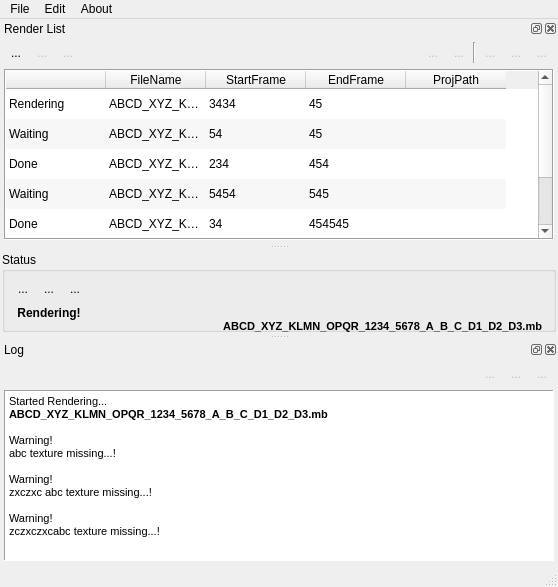
<?xml version="1.0" encoding="UTF-8"?>
<ui version="4.0">
 <class>MainWindow</class>
 <widget class="QMainWindow" name="MainWindow">
  <property name="geometry">
   <rect>
    <x>0</x>
    <y>0</y>
    <width>558</width>
    <height>587</height>
   </rect>
  </property>
  <property name="windowTitle">
   <string>lra</string>
  </property>
  <property name="dockOptions">
   <set>QMainWindow::AllowNestedDocks|QMainWindow::AllowTabbedDocks|QMainWindow::AnimatedDocks|QMainWindow::VerticalTabs</set>
  </property>
  <widget class="QWidget" name="centralwidget">
   <layout class="QGridLayout" name="gridLayout">
    <property name="margin">
     <number>2</number>
    </property>
    <property name="spacing">
     <number>2</number>
    </property>
    <item row="1" column="0">
     <widget class="QGroupBox" name="groupBox">
      <property name="minimumSize">
       <size>
        <width>0</width>
        <height>80</height>
       </size>
      </property>
      <property name="title">
       <string>Status</string>
      </property>
      <layout class="QGridLayout" name="gridLayout_12">
       <property name="margin">
        <number>2</number>
       </property>
       <property name="spacing">
        <number>2</number>
       </property>
       <item row="0" column="0">
        <widget class="QFrame" name="frame_8">
         <property name="minimumSize">
          <size>
           <width>0</width>
           <height>80</height>
          </size>
         </property>
         <property name="frameShape">
          <enum>QFrame::NoFrame</enum>
         </property>
         <property name="frameShadow">
          <enum>QFrame::Raised</enum>
         </property>
         <layout class="QGridLayout" name="gridLayout_11">
          <property name="margin">
           <number>2</number>
          </property>
          <property name="spacing">
           <number>2</number>
          </property>
          <item row="0" column="0">
           <widget class="QFrame" name="frame_5">
            <property name="frameShape">
             <enum>QFrame::NoFrame</enum>
            </property>
            <property name="frameShadow">
             <enum>QFrame::Raised</enum>
            </property>
            <layout class="QGridLayout" name="gridLayout_8">
             <property name="margin">
              <number>2</number>
             </property>
             <property name="spacing">
              <number>2</number>
             </property>
             <item row="0" column="0">
              <widget class="QToolButton" name="toolButton_4">
               <property name="enabled">
                <bool>true</bool>
               </property>
               <property name="text">
                <string>...</string>
               </property>
               <property name="icon">
                <iconset resource="../res/imgs.qrc">
                 <normaloff>:/ic0416/icons/04/16/01.png</normaloff>:/ic0416/icons/04/16/01.png</iconset>
               </property>
               <property name="autoRaise">
                <bool>true</bool>
               </property>
              </widget>
             </item>
             <item row="0" column="2">
              <widget class="QToolButton" name="toolButton_5">
               <property name="text">
                <string>...</string>
               </property>
               <property name="icon">
                <iconset resource="../res/imgs.qrc">
                 <normaloff>:/ic0416/icons/04/16/02.png</normaloff>:/ic0416/icons/04/16/02.png</iconset>
               </property>
               <property name="autoRaise">
                <bool>true</bool>
               </property>
              </widget>
             </item>
             <item row="0" column="1">
              <widget class="QToolButton" name="toolButton_6">
               <property name="enabled">
                <bool>true</bool>
               </property>
               <property name="text">
                <string>...</string>
               </property>
               <property name="icon">
                <iconset resource="../res/imgs.qrc">
                 <normaloff>:/ic0416/icons/04/16/06.png</normaloff>:/ic0416/icons/04/16/06.png</iconset>
               </property>
               <property name="autoRaise">
                <bool>true</bool>
               </property>
              </widget>
             </item>
            </layout>
           </widget>
          </item>
          <item row="1" column="0">
           <widget class="QFrame" name="frame_6">
            <property name="frameShape">
             <enum>QFrame::NoFrame</enum>
            </property>
            <property name="frameShadow">
             <enum>QFrame::Raised</enum>
            </property>
            <layout class="QGridLayout" name="gridLayout_10">
             <property name="margin">
              <number>2</number>
             </property>
             <property name="spacing">
              <number>2</number>
             </property>
             <item row="0" column="0">
              <widget class="QLabel" name="label">
               <property name="font">
                <font>
                 <weight>75</weight>
                 <bold>true</bold>
                </font>
               </property>
               <property name="text">
                <string>Rendering!</string>
               </property>
               <property name="alignment">
                <set>Qt::AlignCenter</set>
               </property>
              </widget>
             </item>
            </layout>
           </widget>
          </item>
          <item row="2" column="0">
           <spacer name="verticalSpacer_2">
            <property name="orientation">
             <enum>Qt::Vertical</enum>
            </property>
            <property name="sizeHint" stdset="0">
             <size>
              <width>20</width>
              <height>40</height>
             </size>
            </property>
           </spacer>
          </item>
          <item row="1" column="1">
           <spacer name="horizontalSpacer_3">
            <property name="orientation">
             <enum>Qt::Horizontal</enum>
            </property>
            <property name="sizeHint" stdset="0">
             <size>
              <width>40</width>
              <height>20</height>
             </size>
            </property>
           </spacer>
          </item>
         </layout>
        </widget>
       </item>
       <item row="0" column="1">
        <widget class="QFrame" name="frame_7">
         <property name="minimumSize">
          <size>
           <width>0</width>
           <height>80</height>
          </size>
         </property>
         <property name="frameShape">
          <enum>QFrame::NoFrame</enum>
         </property>
         <property name="frameShadow">
          <enum>QFrame::Raised</enum>
         </property>
         <layout class="QGridLayout" name="gridLayout_9">
          <property name="leftMargin">
           <number>2</number>
          </property>
          <property name="topMargin">
           <number>2</number>
          </property>
          <property name="bottomMargin">
           <number>2</number>
          </property>
          <property name="spacing">
           <number>2</number>
          </property>
          <item row="1" column="0">
           <widget class="QLabel" name="label_2">
            <property name="minimumSize">
             <size>
              <width>0</width>
              <height>50</height>
             </size>
            </property>
            <property name="text">
             <string>&lt;!DOCTYPE HTML PUBLIC &quot;-//W3C//DTD HTML 4.0//EN&quot; &quot;http://www.w3.org/TR/REC-html40/strict.dtd&quot;&gt;
&lt;html&gt;&lt;head&gt;&lt;meta name=&quot;qrichtext&quot; content=&quot;1&quot; /&gt;&lt;style type=&quot;text/css&quot;&gt;
p, li { white-space: pre-wrap; }
&lt;/style&gt;&lt;/head&gt;&lt;body style=&quot; font-family:'MS Shell Dlg 2'; font-size:8.25pt; font-weight:400; font-style:normal;&quot;&gt;
&lt;p style=&quot; margin-top:0px; margin-bottom:0px; margin-left:0px; margin-right:0px; -qt-block-indent:0; text-indent:0px;&quot;&gt;&lt;span style=&quot; font-size:8pt; font-weight:600;&quot;&gt;ABCD_XYZ_KLMN_OPQR_1234_5678_A_B_C_D1_D2_D3.mb&lt;/span&gt;&lt;/p&gt;&lt;/body&gt;&lt;/html&gt;</string>
            </property>
            <property name="alignment">
             <set>Qt::AlignRight|Qt::AlignTrailing|Qt::AlignVCenter</set>
            </property>
           </widget>
          </item>
          <item row="0" column="0">
           <spacer name="verticalSpacer">
            <property name="orientation">
             <enum>Qt::Vertical</enum>
            </property>
            <property name="sizeHint" stdset="0">
             <size>
              <width>20</width>
              <height>40</height>
             </size>
            </property>
           </spacer>
          </item>
         </layout>
        </widget>
       </item>
      </layout>
     </widget>
    </item>
   </layout>
  </widget>
  <widget class="QMenuBar" name="menubar">
   <property name="geometry">
    <rect>
     <x>0</x>
     <y>0</y>
     <width>558</width>
     <height>18</height>
    </rect>
   </property>
   <widget class="QMenu" name="menuFile">
    <property name="title">
     <string>File</string>
    </property>
    <addaction name="actionNew_list"/>
    <addaction name="actionSave_list"/>
    <addaction name="actionLoad_list"/>
    <addaction name="separator"/>
    <addaction name="actionQuit"/>
   </widget>
   <widget class="QMenu" name="menuEdit">
    <property name="title">
     <string>Edit</string>
    </property>
    <addaction name="actionCut"/>
    <addaction name="actionCopy"/>
    <addaction name="actionPaste"/>
    <addaction name="separator"/>
    <addaction name="actionSelect_All"/>
    <addaction name="actionSelect_None"/>
   </widget>
   <widget class="QMenu" name="menuAbout">
    <property name="title">
     <string>About</string>
    </property>
    <addaction name="actionAbout_lra"/>
    <addaction name="actionAbout_PyQt"/>
    <addaction name="actionAbout_Python"/>
   </widget>
   <addaction name="menuFile"/>
   <addaction name="menuEdit"/>
   <addaction name="menuAbout"/>
  </widget>
  <widget class="QStatusBar" name="statusbar"/>
  <widget class="QDockWidget" name="dockWidget">
   <property name="floating">
    <bool>false</bool>
   </property>
   <property name="windowTitle">
    <string>Render List</string>
   </property>
   <attribute name="dockWidgetArea">
    <number>4</number>
   </attribute>
   <widget class="QWidget" name="dockWidgetContents">
    <layout class="QGridLayout" name="gridLayout_4">
     <property name="margin">
      <number>2</number>
     </property>
     <property name="spacing">
      <number>2</number>
     </property>
     <item row="0" column="0">
      <widget class="QFrame" name="frame">
       <property name="frameShape">
        <enum>QFrame::NoFrame</enum>
       </property>
       <property name="frameShadow">
        <enum>QFrame::Plain</enum>
       </property>
       <layout class="QGridLayout" name="gridLayout_3" rowstretch="0">
        <property name="margin">
         <number>2</number>
        </property>
        <property name="spacing">
         <number>2</number>
        </property>
        <item row="0" column="5">
         <widget class="QToolButton" name="toolButton_2">
          <property name="enabled">
           <bool>false</bool>
          </property>
          <property name="text">
           <string>...</string>
          </property>
          <property name="icon">
           <iconset resource="../res/imgs.qrc">
            <normaloff>:/ic0316/icons/03/16/41.png</normaloff>:/ic0316/icons/03/16/41.png</iconset>
          </property>
          <property name="autoRaise">
           <bool>true</bool>
          </property>
         </widget>
        </item>
        <item row="0" column="4">
         <widget class="QToolButton" name="toolButton">
          <property name="text">
           <string>...</string>
          </property>
          <property name="icon">
           <iconset resource="../res/imgs.qrc">
            <normaloff>:/ic0316/icons/03/16/31.png</normaloff>:/ic0316/icons/03/16/31.png</iconset>
          </property>
          <property name="autoRaise">
           <bool>true</bool>
          </property>
         </widget>
        </item>
        <item row="0" column="6">
         <widget class="QToolButton" name="toolButton_8">
          <property name="enabled">
           <bool>false</bool>
          </property>
          <property name="text">
           <string>...</string>
          </property>
          <property name="icon">
           <iconset resource="../res/imgs.qrc">
            <normaloff>:/ic0316/icons/03/16/42.png</normaloff>:/ic0316/icons/03/16/42.png</iconset>
          </property>
          <property name="autoRaise">
           <bool>true</bool>
          </property>
         </widget>
        </item>
        <item row="0" column="10">
         <spacer name="horizontalSpacer">
          <property name="orientation">
           <enum>Qt::Horizontal</enum>
          </property>
          <property name="sizeHint" stdset="0">
           <size>
            <width>194</width>
            <height>20</height>
           </size>
          </property>
         </spacer>
        </item>
        <item row="0" column="12">
         <widget class="QToolButton" name="toolButton_3">
          <property name="enabled">
           <bool>false</bool>
          </property>
          <property name="text">
           <string>...</string>
          </property>
          <property name="icon">
           <iconset resource="../res/imgs.qrc">
            <normaloff>:/ic0316/icons/03/16/30.png</normaloff>:/ic0316/icons/03/16/30.png</iconset>
          </property>
          <property name="autoRaise">
           <bool>true</bool>
          </property>
         </widget>
        </item>
        <item row="0" column="11">
         <widget class="QToolButton" name="toolButton_7">
          <property name="enabled">
           <bool>false</bool>
          </property>
          <property name="text">
           <string>...</string>
          </property>
          <property name="icon">
           <iconset resource="../res/imgs.qrc">
            <normaloff>:/ic0316/icons/03/16/29.png</normaloff>:/ic0316/icons/03/16/29.png</iconset>
          </property>
          <property name="autoRaise">
           <bool>true</bool>
          </property>
         </widget>
        </item>
        <item row="0" column="16">
         <widget class="QToolButton" name="toolButton_9">
          <property name="enabled">
           <bool>false</bool>
          </property>
          <property name="text">
           <string>...</string>
          </property>
          <property name="icon">
           <iconset resource="../res/imgs.qrc">
            <normaloff>:/ic0116/icons/01/16/46.png</normaloff>:/ic0116/icons/01/16/46.png</iconset>
          </property>
          <property name="autoRaise">
           <bool>true</bool>
          </property>
         </widget>
        </item>
        <item row="0" column="15">
         <widget class="QToolButton" name="toolButton_10">
          <property name="enabled">
           <bool>false</bool>
          </property>
          <property name="text">
           <string>...</string>
          </property>
          <property name="icon">
           <iconset resource="../res/imgs.qrc">
            <normaloff>:/ic0216/icons/02/16/45.png</normaloff>:/ic0216/icons/02/16/45.png</iconset>
          </property>
          <property name="autoRaise">
           <bool>true</bool>
          </property>
         </widget>
        </item>
        <item row="0" column="13">
         <widget class="Line" name="line">
          <property name="orientation">
           <enum>Qt::Vertical</enum>
          </property>
         </widget>
        </item>
        <item row="0" column="14">
         <widget class="QToolButton" name="toolButton_11">
          <property name="enabled">
           <bool>false</bool>
          </property>
          <property name="text">
           <string>...</string>
          </property>
          <property name="icon">
           <iconset resource="../res/imgs.qrc">
            <normaloff>:/ic0116/icons/01/16/21.png</normaloff>:/ic0116/icons/01/16/21.png</iconset>
          </property>
          <property name="autoRaise">
           <bool>true</bool>
          </property>
         </widget>
        </item>
       </layout>
      </widget>
     </item>
     <item row="1" column="0">
      <widget class="QFrame" name="frame_2">
       <property name="frameShape">
        <enum>QFrame::NoFrame</enum>
       </property>
       <property name="frameShadow">
        <enum>QFrame::Plain</enum>
       </property>
       <layout class="QGridLayout" name="gridLayout_2">
        <property name="margin">
         <number>2</number>
        </property>
        <property name="spacing">
         <number>2</number>
        </property>
        <item row="0" column="0">
         <widget class="QTableWidget" name="tableWidget">
          <property name="frameShape">
           <enum>QFrame::Box</enum>
          </property>
          <property name="alternatingRowColors">
           <bool>true</bool>
          </property>
          <property name="selectionBehavior">
           <enum>QAbstractItemView::SelectRows</enum>
          </property>
          <property name="showGrid">
           <bool>false</bool>
          </property>
          <property name="sortingEnabled">
           <bool>true</bool>
          </property>
          <attribute name="verticalHeaderVisible">
           <bool>false</bool>
          </attribute>
          <row>
           <property name="text">
            <string>New Row</string>
           </property>
          </row>
          <row>
           <property name="text">
            <string>New Row</string>
           </property>
          </row>
          <row>
           <property name="text">
            <string>New Row</string>
           </property>
          </row>
          <row>
           <property name="text">
            <string>New Row</string>
           </property>
          </row>
          <row>
           <property name="text">
            <string>New Row</string>
           </property>
          </row>
          <row>
           <property name="text">
            <string>New Row</string>
           </property>
          </row>
          <column>
           <property name="text">
            <string/>
           </property>
          </column>
          <column>
           <property name="text">
            <string>FileName</string>
           </property>
          </column>
          <column>
           <property name="text">
            <string>StartFrame</string>
           </property>
          </column>
          <column>
           <property name="text">
            <string>EndFrame</string>
           </property>
          </column>
          <column>
           <property name="text">
            <string>ProjPath</string>
           </property>
          </column>
          <item row="0" column="0">
           <property name="text">
            <string>Rendering</string>
           </property>
           <property name="icon">
            <iconset resource="../res/imgs.qrc">
             <normaloff>:/ic0316/icons/03/16/31.png</normaloff>:/ic0316/icons/03/16/31.png</iconset>
           </property>
          </item>
          <item row="0" column="1">
           <property name="text">
            <string>ABCD_XYZ_KLMN_OPQR_1234_5678_A_B_C_D1_D2_D3.mb</string>
           </property>
          </item>
          <item row="0" column="2">
           <property name="text">
            <string>3434</string>
           </property>
          </item>
          <item row="0" column="3">
           <property name="text">
            <string>45</string>
           </property>
          </item>
          <item row="1" column="0">
           <property name="text">
            <string>Waiting</string>
           </property>
           <property name="icon">
            <iconset resource="../res/imgs.qrc">
             <normaloff>:/ic0216/icons/02/16/37.png</normaloff>:/ic0216/icons/02/16/37.png</iconset>
           </property>
          </item>
          <item row="1" column="1">
           <property name="text">
            <string>ABCD_XYZ_KLMN_OPQR_1234_5678_A_B_C_D1_D2_D3.mb</string>
           </property>
          </item>
          <item row="1" column="2">
           <property name="text">
            <string>54</string>
           </property>
          </item>
          <item row="1" column="3">
           <property name="text">
            <string>45</string>
           </property>
          </item>
          <item row="2" column="0">
           <property name="text">
            <string>Done</string>
           </property>
           <property name="icon">
            <iconset resource="../res/imgs.qrc">
             <normaloff>:/ic0316/icons/03/16/02.png</normaloff>:/ic0316/icons/03/16/02.png</iconset>
           </property>
          </item>
          <item row="2" column="1">
           <property name="text">
            <string>ABCD_XYZ_KLMN_OPQR_1234_5678_A_B_C_D1_D2_D3.mb</string>
           </property>
          </item>
          <item row="2" column="2">
           <property name="text">
            <string>234</string>
           </property>
          </item>
          <item row="2" column="3">
           <property name="text">
            <string>454</string>
           </property>
          </item>
          <item row="3" column="0">
           <property name="text">
            <string>Waiting</string>
           </property>
           <property name="icon">
            <iconset resource="../res/imgs.qrc">
             <normaloff>:/ic0216/icons/02/16/37.png</normaloff>:/ic0216/icons/02/16/37.png</iconset>
           </property>
          </item>
          <item row="3" column="1">
           <property name="text">
            <string>ABCD_XYZ_KLMN_OPQR_1234_5678_A_B_C_D1_D2_D3.mb</string>
           </property>
          </item>
          <item row="3" column="2">
           <property name="text">
            <string>5454</string>
           </property>
          </item>
          <item row="3" column="3">
           <property name="text">
            <string>545</string>
           </property>
          </item>
          <item row="4" column="0">
           <property name="text">
            <string>Done</string>
           </property>
           <property name="icon">
            <iconset resource="../res/imgs.qrc">
             <normaloff>:/ic0316/icons/03/16/02.png</normaloff>:/ic0316/icons/03/16/02.png</iconset>
           </property>
          </item>
          <item row="4" column="1">
           <property name="text">
            <string>ABCD_XYZ_KLMN_OPQR_1234_5678_A_B_C_D1_D2_D3.mb</string>
           </property>
          </item>
          <item row="4" column="2">
           <property name="text">
            <string>34</string>
           </property>
          </item>
          <item row="4" column="3">
           <property name="text">
            <string>454545</string>
           </property>
          </item>
          <item row="5" column="0">
           <property name="text">
            <string>Waiting</string>
           </property>
           <property name="icon">
            <iconset resource="../res/imgs.qrc">
             <normaloff>:/ic0216/icons/02/16/37.png</normaloff>:/ic0216/icons/02/16/37.png</iconset>
           </property>
          </item>
          <item row="5" column="1">
           <property name="text">
            <string>ABCD_XYZ_KLMN_OPQR_1234_5678_A_B_C_D1_D2_D3.mb</string>
           </property>
          </item>
          <item row="5" column="2">
           <property name="text">
            <string>5454</string>
           </property>
          </item>
          <item row="5" column="3">
           <property name="text">
            <string>54</string>
           </property>
          </item>
         </widget>
        </item>
       </layout>
      </widget>
     </item>
    </layout>
   </widget>
  </widget>
  <widget class="QDockWidget" name="dockWidget_2">
   <property name="features">
    <set>QDockWidget::AllDockWidgetFeatures</set>
   </property>
   <property name="allowedAreas">
    <set>Qt::AllDockWidgetAreas</set>
   </property>
   <property name="windowTitle">
    <string>Log</string>
   </property>
   <attribute name="dockWidgetArea">
    <number>8</number>
   </attribute>
   <widget class="QWidget" name="dockWidgetContents_2">
    <layout class="QGridLayout" name="gridLayout_7">
     <property name="margin">
      <number>2</number>
     </property>
     <property name="spacing">
      <number>2</number>
     </property>
     <item row="0" column="0">
      <widget class="QFrame" name="frame_3">
       <property name="frameShape">
        <enum>QFrame::NoFrame</enum>
       </property>
       <property name="frameShadow">
        <enum>QFrame::Plain</enum>
       </property>
       <layout class="QGridLayout" name="gridLayout_5">
        <property name="margin">
         <number>2</number>
        </property>
        <property name="spacing">
         <number>2</number>
        </property>
        <item row="0" column="1">
         <spacer name="horizontalSpacer_2">
          <property name="orientation">
           <enum>Qt::Horizontal</enum>
          </property>
          <property name="sizeHint" stdset="0">
           <size>
            <width>40</width>
            <height>20</height>
           </size>
          </property>
         </spacer>
        </item>
        <item row="0" column="4">
         <widget class="QToolButton" name="toolButton_12">
          <property name="enabled">
           <bool>false</bool>
          </property>
          <property name="text">
           <string>...</string>
          </property>
          <property name="icon">
           <iconset resource="../res/imgs.qrc">
            <normaloff>:/ic0116/icons/01/16/46.png</normaloff>:/ic0116/icons/01/16/46.png</iconset>
          </property>
          <property name="autoRaise">
           <bool>true</bool>
          </property>
         </widget>
        </item>
        <item row="0" column="3">
         <widget class="QToolButton" name="toolButton_13">
          <property name="enabled">
           <bool>false</bool>
          </property>
          <property name="text">
           <string>...</string>
          </property>
          <property name="icon">
           <iconset resource="../res/imgs.qrc">
            <normaloff>:/ic0116/icons/01/16/21.png</normaloff>:/ic0116/icons/01/16/21.png</iconset>
          </property>
          <property name="autoRaise">
           <bool>true</bool>
          </property>
         </widget>
        </item>
        <item row="0" column="2">
         <widget class="QToolButton" name="toolButton_14">
          <property name="enabled">
           <bool>false</bool>
          </property>
          <property name="text">
           <string>...</string>
          </property>
          <property name="icon">
           <iconset resource="../res/imgs.qrc">
            <normaloff>:/ic0216/icons/02/16/45.png</normaloff>:/ic0216/icons/02/16/45.png</iconset>
          </property>
          <property name="autoRaise">
           <bool>true</bool>
          </property>
         </widget>
        </item>
       </layout>
      </widget>
     </item>
     <item row="1" column="0">
      <widget class="QFrame" name="frame_4">
       <property name="frameShape">
        <enum>QFrame::NoFrame</enum>
       </property>
       <property name="frameShadow">
        <enum>QFrame::Plain</enum>
       </property>
       <layout class="QGridLayout" name="gridLayout_6">
        <property name="margin">
         <number>2</number>
        </property>
        <property name="spacing">
         <number>2</number>
        </property>
        <item row="0" column="0">
         <widget class="QTextBrowser" name="textBrowser">
          <property name="frameShape">
           <enum>QFrame::Panel</enum>
          </property>
          <property name="html">
           <string>&lt;!DOCTYPE HTML PUBLIC &quot;-//W3C//DTD HTML 4.0//EN&quot; &quot;http://www.w3.org/TR/REC-html40/strict.dtd&quot;&gt;
&lt;html&gt;&lt;head&gt;&lt;meta name=&quot;qrichtext&quot; content=&quot;1&quot; /&gt;&lt;style type=&quot;text/css&quot;&gt;
p, li { white-space: pre-wrap; }
&lt;/style&gt;&lt;/head&gt;&lt;body style=&quot; font-family:'MS Shell Dlg 2'; font-size:8.25pt; font-weight:400; font-style:normal;&quot;&gt;
&lt;p style=&quot; margin-top:0px; margin-bottom:0px; margin-left:0px; margin-right:0px; -qt-block-indent:0; text-indent:0px;&quot;&gt;&lt;span style=&quot; font-size:8pt;&quot;&gt;Started Rendering...&lt;/span&gt;&lt;/p&gt;
&lt;p style=&quot; margin-top:0px; margin-bottom:0px; margin-left:0px; margin-right:0px; -qt-block-indent:0; text-indent:0px;&quot;&gt;&lt;span style=&quot; font-size:8pt; font-weight:600;&quot;&gt;ABCD_XYZ_KLMN_OPQR_1234_5678_A_B_C_D1_D2_D3.mb&lt;/span&gt;&lt;/p&gt;
&lt;p style=&quot;-qt-paragraph-type:empty; margin-top:0px; margin-bottom:0px; margin-left:0px; margin-right:0px; -qt-block-indent:0; text-indent:0px; font-size:8pt; font-weight:600;&quot;&gt;&lt;/p&gt;
&lt;p style=&quot; margin-top:0px; margin-bottom:0px; margin-left:0px; margin-right:0px; -qt-block-indent:0; text-indent:0px;&quot;&gt;&lt;span style=&quot; font-size:8pt;&quot;&gt;Warning!&lt;/span&gt;&lt;/p&gt;
&lt;p style=&quot; margin-top:0px; margin-bottom:0px; margin-left:0px; margin-right:0px; -qt-block-indent:0; text-indent:0px;&quot;&gt;&lt;span style=&quot; font-size:8pt;&quot;&gt;abc texture missing...!&lt;/span&gt;&lt;/p&gt;
&lt;p style=&quot;-qt-paragraph-type:empty; margin-top:0px; margin-bottom:0px; margin-left:0px; margin-right:0px; -qt-block-indent:0; text-indent:0px; font-size:8pt;&quot;&gt;&lt;/p&gt;
&lt;p style=&quot; margin-top:0px; margin-bottom:0px; margin-left:0px; margin-right:0px; -qt-block-indent:0; text-indent:0px;&quot;&gt;&lt;span style=&quot; font-size:8pt;&quot;&gt;Warning!&lt;/span&gt;&lt;/p&gt;
&lt;p style=&quot; margin-top:0px; margin-bottom:0px; margin-left:0px; margin-right:0px; -qt-block-indent:0; text-indent:0px;&quot;&gt;&lt;span style=&quot; font-size:8pt;&quot;&gt;zxczxc abc texture missing...!&lt;/span&gt;&lt;/p&gt;
&lt;p style=&quot;-qt-paragraph-type:empty; margin-top:0px; margin-bottom:0px; margin-left:0px; margin-right:0px; -qt-block-indent:0; text-indent:0px; font-size:8pt;&quot;&gt;&lt;/p&gt;
&lt;p style=&quot; margin-top:0px; margin-bottom:0px; margin-left:0px; margin-right:0px; -qt-block-indent:0; text-indent:0px;&quot;&gt;&lt;span style=&quot; font-size:8pt;&quot;&gt;Warning!&lt;/span&gt;&lt;/p&gt;
&lt;p style=&quot; margin-top:0px; margin-bottom:0px; margin-left:0px; margin-right:0px; -qt-block-indent:0; text-indent:0px;&quot;&gt;&lt;span style=&quot; font-size:8pt;&quot;&gt;zczxczxcabc texture missing...!&lt;/span&gt;&lt;/p&gt;&lt;/body&gt;&lt;/html&gt;</string>
          </property>
         </widget>
        </item>
       </layout>
      </widget>
     </item>
    </layout>
   </widget>
  </widget>
  <action name="actionSave_list">
   <property name="icon">
    <iconset resource="../res/imgs.qrc">
     <normaloff>:/ic0216/icons/02/16/46.png</normaloff>:/ic0216/icons/02/16/46.png</iconset>
   </property>
   <property name="text">
    <string>Save list</string>
   </property>
  </action>
  <action name="actionLoad_list">
   <property name="icon">
    <iconset resource="../res/imgs.qrc">
     <normaloff>:/ic0116/icons/01/16/46.png</normaloff>:/ic0116/icons/01/16/46.png</iconset>
   </property>
   <property name="text">
    <string>Load list</string>
   </property>
  </action>
  <action name="actionNew_list">
   <property name="icon">
    <iconset resource="../res/imgs.qrc">
     <normaloff>:/ic0116/icons/01/16/22.png</normaloff>:/ic0116/icons/01/16/22.png</iconset>
   </property>
   <property name="text">
    <string>New list</string>
   </property>
  </action>
  <action name="actionQuit">
   <property name="text">
    <string>Quit</string>
   </property>
  </action>
  <action name="actionCut">
   <property name="text">
    <string>Cut</string>
   </property>
  </action>
  <action name="actionCopy">
   <property name="text">
    <string>Copy</string>
   </property>
  </action>
  <action name="actionPaste">
   <property name="text">
    <string>Paste</string>
   </property>
  </action>
  <action name="actionSelect_All">
   <property name="text">
    <string>Select All</string>
   </property>
  </action>
  <action name="actionSelect_None">
   <property name="text">
    <string>Select None</string>
   </property>
  </action>
  <action name="actionAbout_lra">
   <property name="text">
    <string>About lra</string>
   </property>
  </action>
  <action name="actionAbout_PyQt">
   <property name="text">
    <string>About PyQt</string>
   </property>
  </action>
  <action name="actionAbout_Python">
   <property name="text">
    <string>About Python</string>
   </property>
  </action>
 </widget>
 <resources>
  <include location="../res/imgs.qrc"/>
 </resources>
 <connections/>
</ui>
